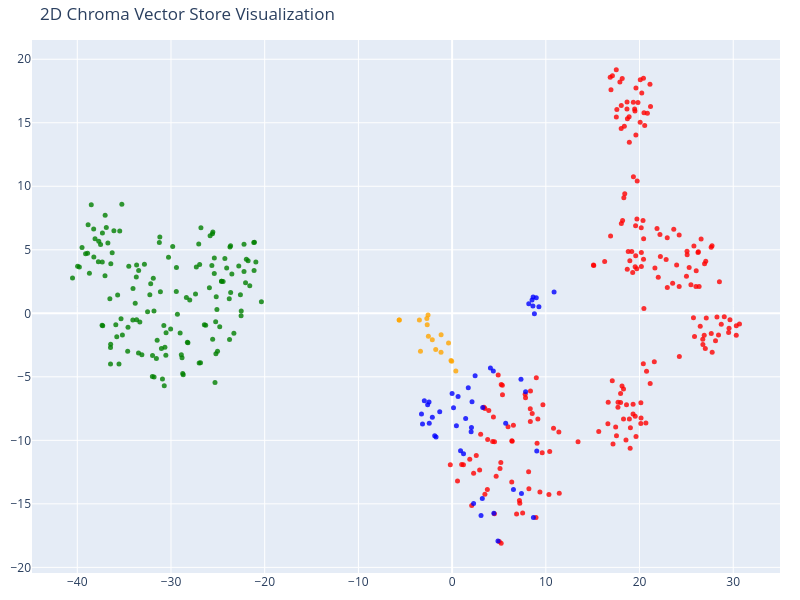

Source (notebook cell):
### Code cell
tsne = TSNE(n_components=2, random_state=42)
reduced_vectors = tsne.fit_transform(vectors)

# Create the 2D scatter plot
fig = go.Figure(data=[go.Scatter(
    x=reduced_vectors[:, 0],
    y=reduced_vectors[:, 1],
    mode='markers',
    marker=dict(size=5, color=colors, opacity=0.8),
    text=[f"Type: {t}<br>Text: {d[:100]}..." for t, d in zip(doc_types, documents)],
    hoverinfo='text'
)])

fig.update_layout(title='2D Chroma Vector Store Visualization',
    scene=dict(xaxis_title='x',yaxis_title='y'),
    width=800,
    height=600,
    margin=dict(r=20, b=10, l=10, t=40)
)

fig.show()

### Figure 1 — Plotly figure (JSON) as saved in the notebook; plotly's stock layout.template omitted (floating-point values rounded to 4 significant figures; data arrays with more than 128 entries replaced by an {"elided": "..."} marker saying what was removed)
{"data": [{"hoverinfo": "text", "marker": {"color": {"elided": "399 str values"}, "opacity": 0.8, "size": 5}, "mode": "markers", "text": {"elided": "399 str values"}, "type": "scatter", "x": {"elided": "399 float values"}, "y": {"elided": "399 float values"}}], "layout": {"height": 600, "margin": {"b": 10, "l": 10, "r": 20, "t": 40}, "scene": {"xaxis": {"title": {"text": "x"}}, "yaxis": {"title": {"text": "y"}}}, "title": {"text": "2D Chroma Vector Store Visualization"}, "width": 800}}
